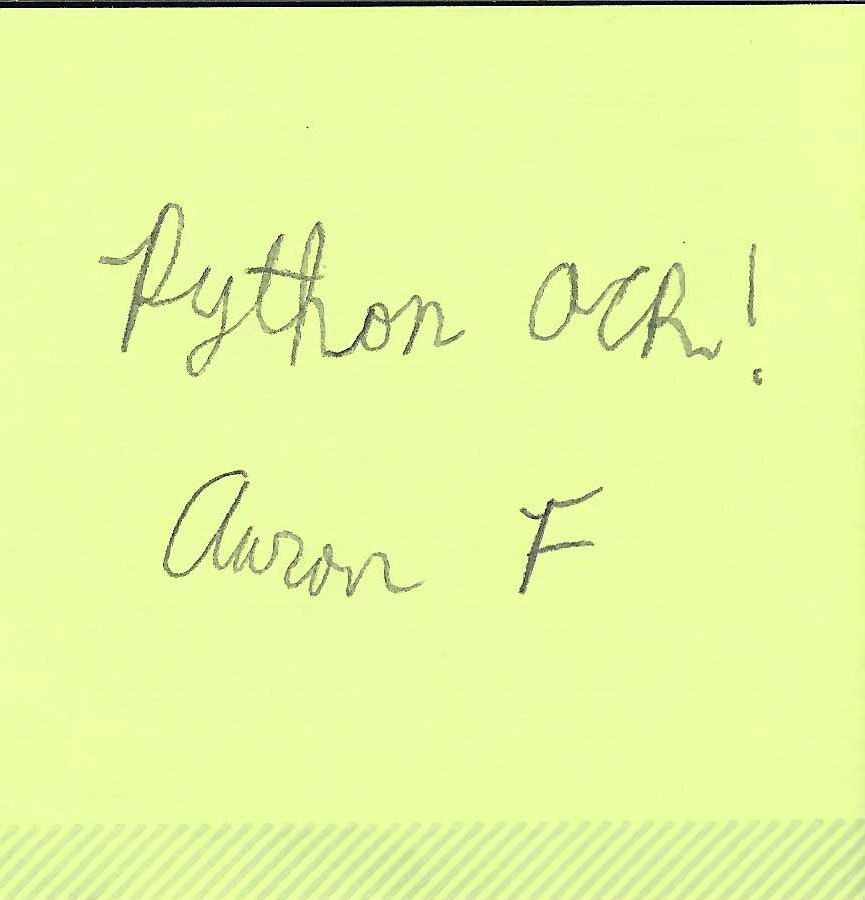
#> input picture Critical_Thinking_Excercises/Module5CT.jpg, 865 x 900 px
$ python module5ct.py
#> lines starting #> are read from the running program, lines starting #| are printed output that depends on the picture; after the words box and inside, x2 and y2 are one past the last pixel; in counts of white or black regions, pixels touching at a corner belong together
import cv2
import numpy as np
import matplotlib.pyplot as plt

# Read image in grayscale
img = cv2.imread("Module5CT.jpg")
#> img is the input picture: shape (900, 865, 3); mean B, G, R 162.3, 248.8, 230.5
gray = cv2.cvtColor(img, cv2.COLOR_BGR2GRAY)
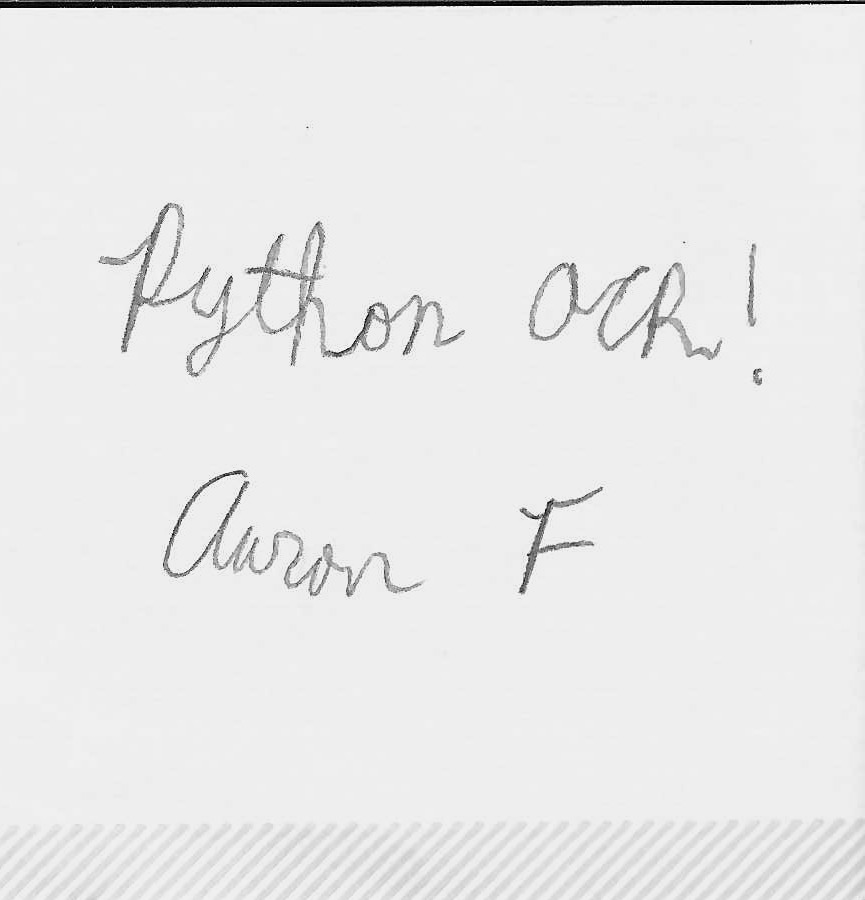
#> gray: shape (900, 865); min 0, max 253, mean 233.5
blur = cv2.medianBlur(gray, 5)

# Adaptive thresholding had better results than global thresholding.
# Inspired by https://docs.opencv.org/4.x/d7/d4d/tutorial_py_thresholding.html
binary_img = cv2.adaptiveThreshold(blur, 255, cv2.ADAPTIVE_THRESH_GAUSSIAN_C,
                                   cv2.THRESH_BINARY_INV, 13, 4)
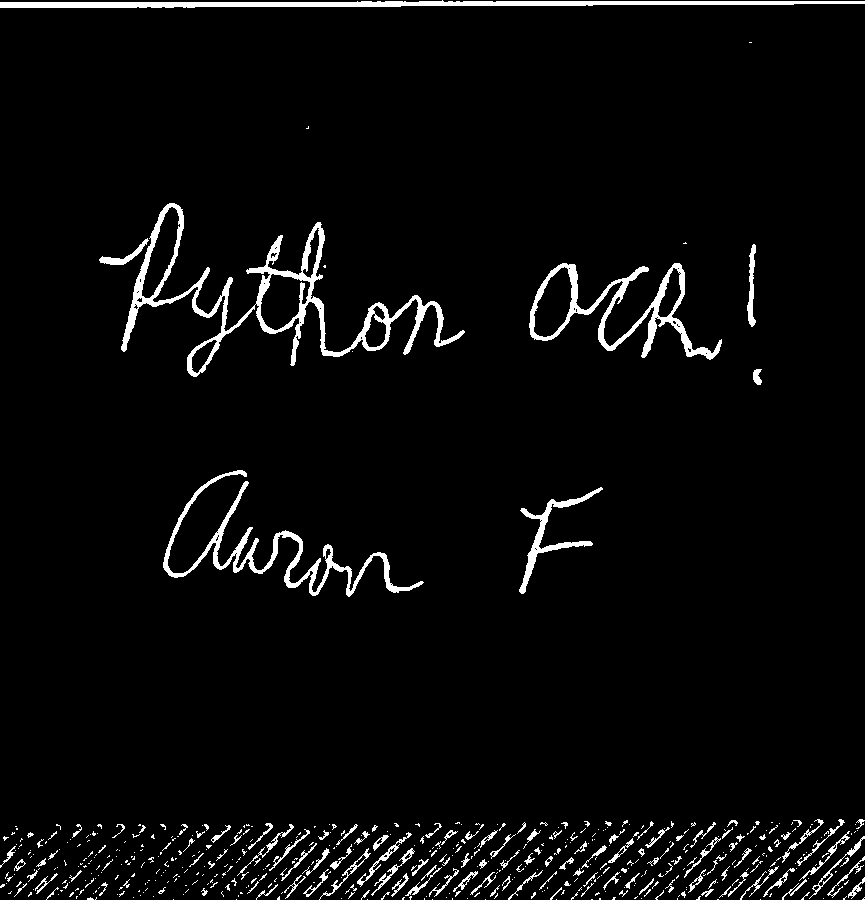
#> binary_img: shape (900, 865); 3.9% white; 535 white regions (400 under 20 px), largest, box (x1, y1, x2, y2) and area: (121, 203, 465, 377) 7019, (0, 0, 865, 8) 4162, (163, 470, 424, 597) 3627

# establish a kernel
kernel = np.ones((5, 5), np.uint8)

# Morphological operations
dilation = cv2.dilate(binary_img, kernel, iterations=1)
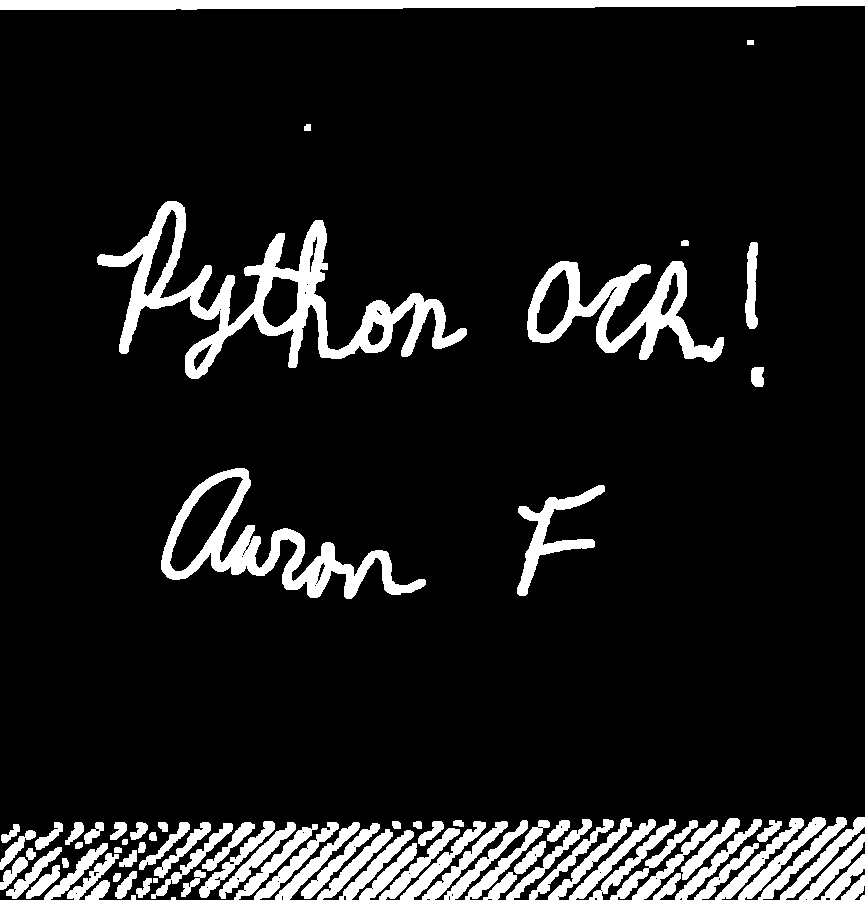
#> dilation: shape (900, 865); 10.7% white; 84 white regions (1 under 20 px), largest, box (x1, y1, x2, y2) and area: (97, 201, 467, 379) 14867, (161, 468, 426, 599) 7959, (0, 0, 865, 10) 7176
erosion = cv2.erode(binary_img, kernel, iterations=1)
#> erosion: shape (900, 865); 0.24% white in thin lines or dots, all inside (x1, y1, x2, y2) = (0, 3, 759, 866)
opening = cv2.morphologyEx(binary_img, cv2.MORPH_OPEN, kernel)
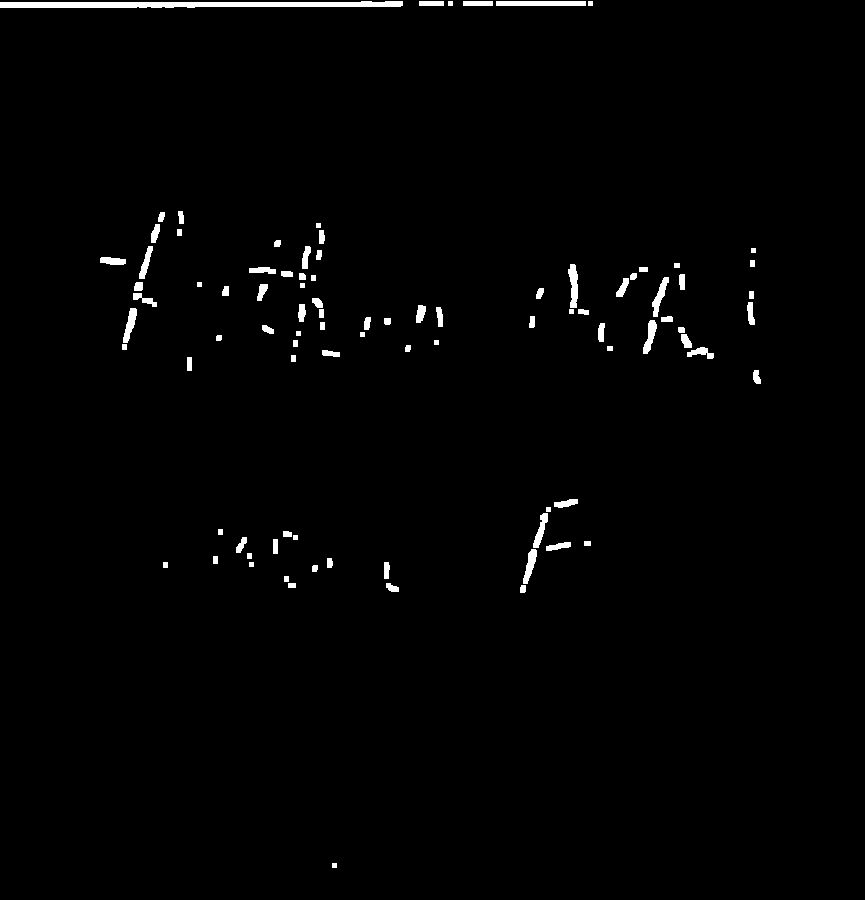
#> opening: shape (900, 865); 1.3% white; 93 white regions, largest, box (x1, y1, x2, y2) and area: (0, 1, 403, 8) 2215, (496, 1, 586, 6) 450, (568, 264, 578, 308) 308
closing = cv2.morphologyEx(binary_img, cv2.MORPH_CLOSE, kernel)
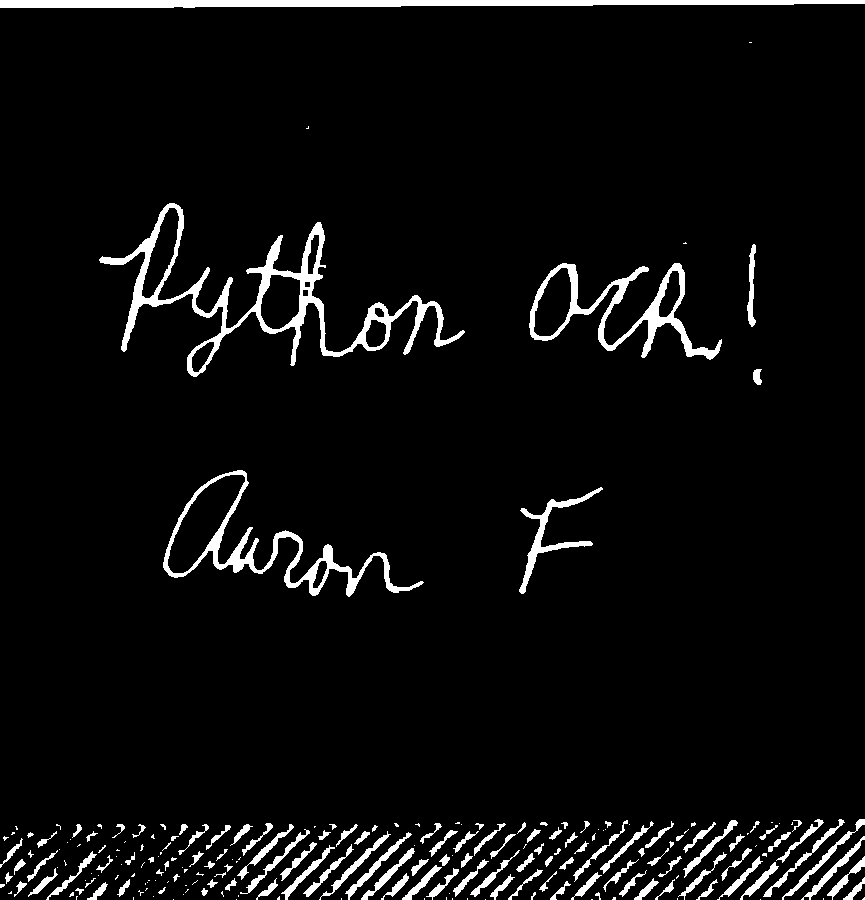
#> closing: shape (900, 865); 5% white; 220 white regions (97 under 20 px), largest, box (x1, y1, x2, y2) and area: (99, 203, 465, 377) 8007, (0, 0, 865, 8) 5434, (163, 470, 424, 597) 3955

# Put results in a dictionary for plotting
results = {
    "Original": cv2.cvtColor(img, cv2.COLOR_BGR2RGB),  # convert BGR→RGB for matplotlib
    "Gray": gray,
    "Binary": binary_img,
    "Dilation": dilation,
    "Erosion": erosion,
    "Opening": opening,
    "Closing": closing
}

# Plot results in a grid
plt.figure(figsize=(12, 8))
for i, (title, image) in enumerate(results.items(), 1):
    plt.subplot(2, 4, i)  # 2 rows, 4 columns
    if len(image.shape) == 2:  # grayscale/binary
        plt.imshow(image, cmap="gray")
    else:  # RGB color
        plt.imshow(image)
    plt.title(title)
    plt.axis("off")
#> this loop made 7 passes
#> title on passes 1 to 7: 'Original', 'Gray', 'Binary', 'Dilation', 'Erosion', 'Opening', 'Closing'

plt.tight_layout()
plt.show()
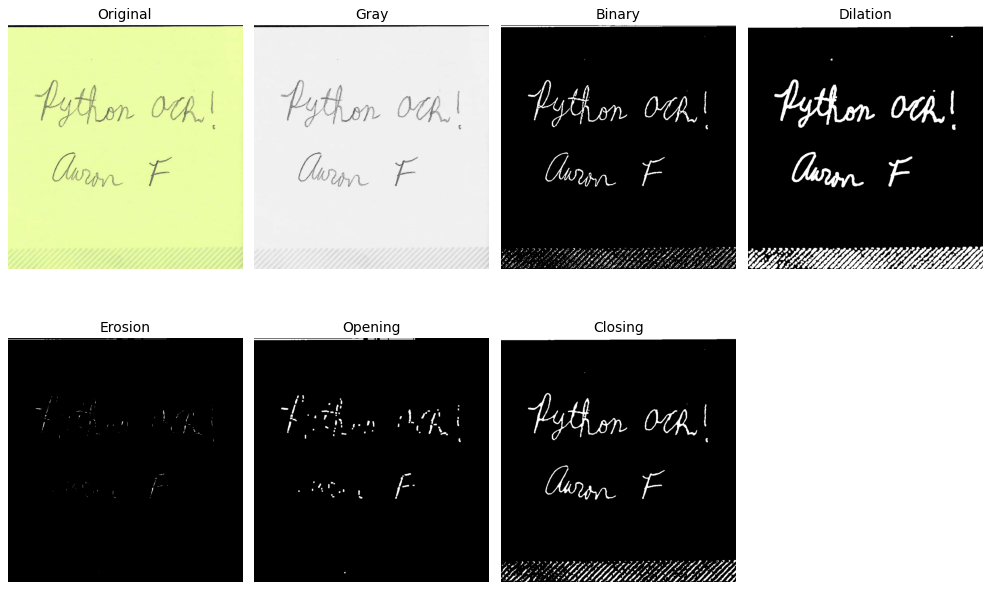
#> figure drawn by matplotlib, 7 panels
